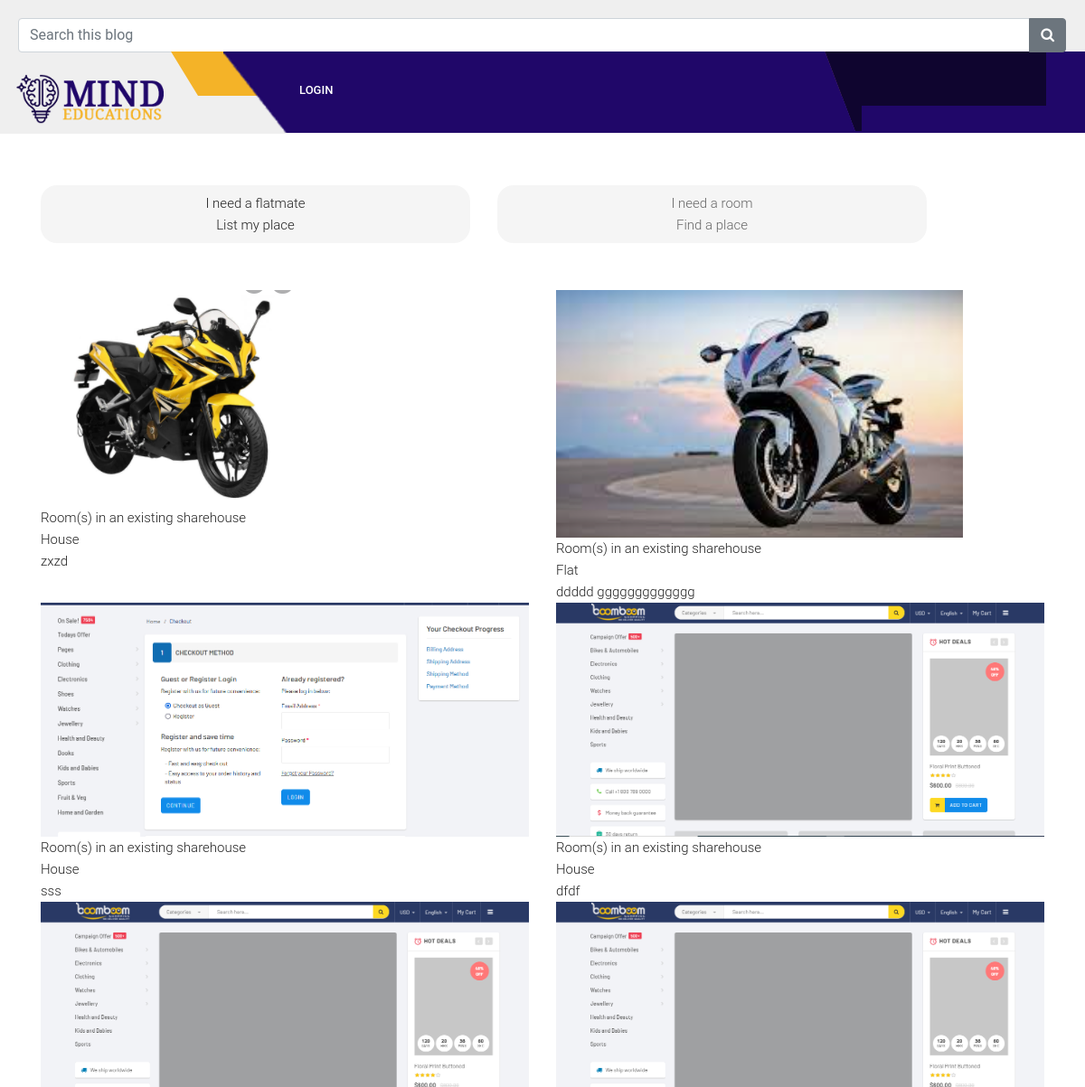
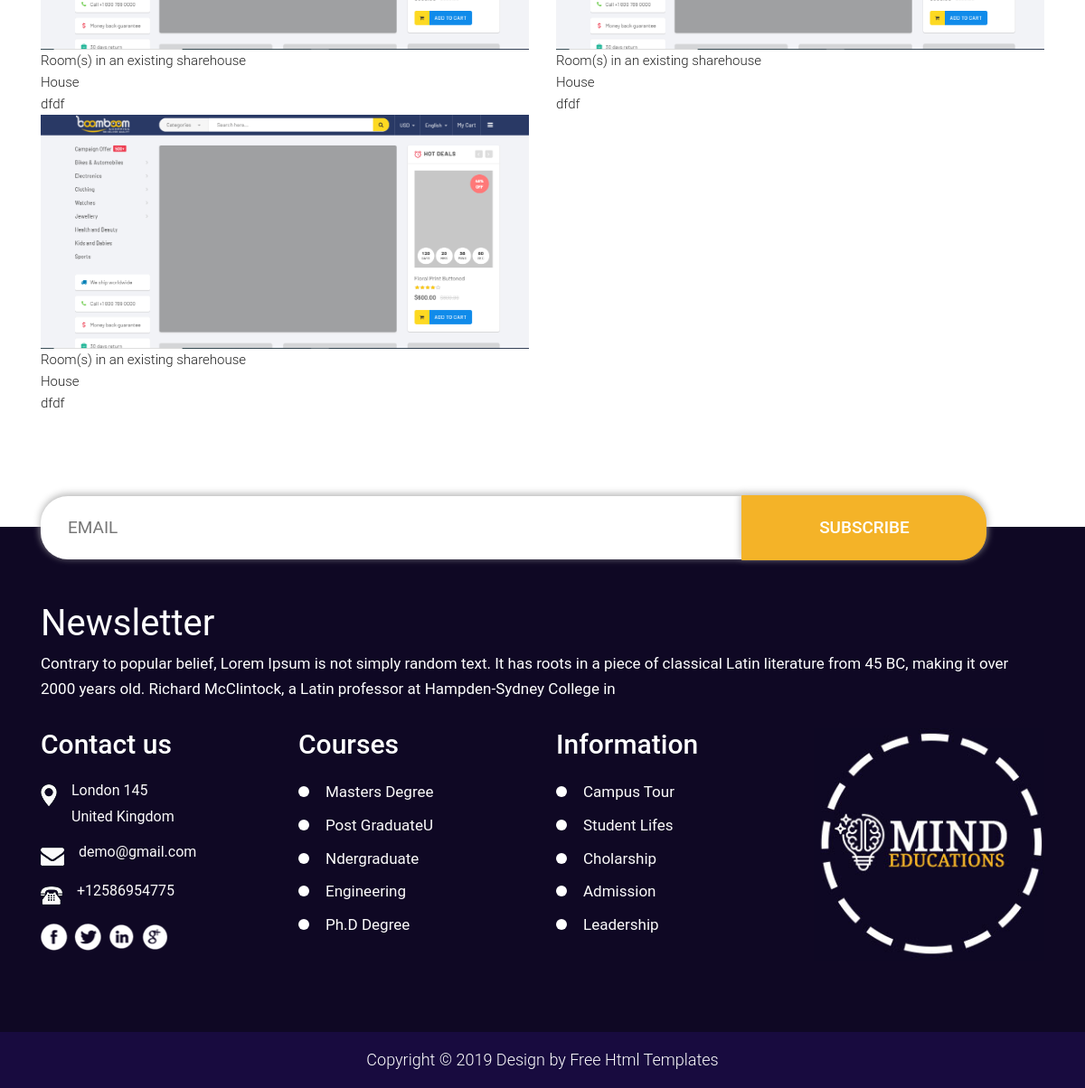
The page / on the database its author committed (2 pictures, top to bottom).
### app_one/models.py (models this page shows, shortened)
class listing_of_accommodationthat_seller_offering(models.Model):
    class Meta:
        verbose_name_plural = 'listing of accommodationthat seller offering'
    link_with_user = models.ForeignKey(User_info_table, on_delete=models.CASCADE)
    model_offering_accommodation = models.CharField(max_length=256)
    model_property = models.CharField(max_length=256, blank=True, null=True)
    model_Property_Address = models.CharField(max_length=256)
    model_property_bedrooms = models.CharField(max_length=256)
    model_property_bathrooms = models.CharField(max_length=256)
    model_Parking = models.CharField(max_length=256)
    model_Internet = models.CharField(max_length=256)
    model_Total_number_of_flatmates = models.CharField(max_length=256)
    model_Room_name = models.CharField(max_length=256)
    model_Room_type = models.CharField(max_length=256)
    model_Room_furnishings = models.CharField(max_length=256)
    model_Bathroom_type = models.CharField(max_length=256)
    model_Bed_Size = models.CharField(max_length=256, blank=True, null=True)
    model_Room_furnishings_features_Bed_side_table = models.CharField(max_length=256, blank=True, null=True)
    model_Room_furnishings_features_Wardrobe = models.CharField(max_length=256, blank=True, null=True)
    model_Room_furnishings_features_Drawers = models.CharField(max_length=256, blank=True, null=True)
    model_Room_furnishings_features_Air_conditioner = models.CharField(max_length=256, blank=True, null=True)
    model_Room_furnishings_features_Heater = models.CharField(max_length=256, blank=True, null=True)
    model_Room_furnishings_features_Desk = models.CharField(max_length=256, blank=True, null=True)
    model_Room_furnishings_features_Lamp = models.CharField(max_length=256, blank=True, null=True)
    model_Room_furnishings_features_Chair = models.CharField(max_length=256, blank=True, null=True)
    model_Room_furnishings_features_Couch = models.CharField(max_length=256, blank=True, null=True)
    model_Room_furnishings_features_TV = models.CharField(max_length=256, blank=True, null=True)
    model_Room_furnishings_features_Balcony = models.CharField(max_length=256, blank=True, null=True)
    model_Room_furnishings_features_Door_lock = models.CharField(max_length=256, blank=True, null=True)
    model_Room_furnishings_features_Kitchenette = models.CharField(max_length=256, blank=True, null=True)
    model_room_Weekly_rent = models.IntegerField()
    model_room_changed_Bond = models.CharField(max_length=256)
    model_room_changed_Bills = models.CharField(max_length=256)
    model_Room_availability_Date = models.DateField(max_length=256)
    model_Room_availability_Minimum_length_stay = models.CharField(max_length=256)
    model_Room_availability_Maximum_length_stay = models.CharField(max_length=256)
    model_Property_and_room_images_1 = models.ManyToManyField(accommodationthat_seller_offering_image, blank=True, null=True)
    model_Flatmate_Preference_name = models.CharField(max_length=256)
    model_Accepting_Backpackers = models.CharField(max_length=256, blank=True, null=True)
    model_Accepting_Students = models.CharField(max_length=256, blank=True, null=True)
    model_Accepting_Smokers = models.CharField(max_length=256, blank=True, null=True)
    model_Accepting_LGBTI = models.CharField(max_length=256, blank=True, null=True)
    model_Accepting_years_olds = models.CharField(max_length=256, blank=True, null=True)
    model_Accepting_Children = models.CharField(max_length=256, blank=True, null=True)
    model_Accepting_Pets = models.CharField(max_length=256, blank=True, null=True)
    model_Accepting_Retirees = models.CharField(max_length=256, blank=True, null=True)
    model_Accepting_On_welfare = models.CharField(max_length=256, blank=True, null=True)
    Can_edit_or_not = models.CharField(max_length=256, blank=True, null=True)
    model_introduce_about_your_flatmates = models.TextField(blank=True, null=True)
    model_introduce_great_about_living = models.TextField(blank=True, null=True)
    List_create_date_time = models.DateTimeField(default=datetime.now(), blank=True, null=True)
    List_create_date = models.DateField(default=date.today(), blank=True, null=True)

class accommodationthat_seller_offering_image(models.Model):
    class Meta:
        verbose_name_plural = 'listing of accommodationthat seller offering images'
    model_Property_and_room_images_1 = models.ImageField(blank=True, null=True, upload_to='image/')

### app_one/views.py (the view)
# urls.py: path('', views.index, name='index'),
def index(request):
    session_user_id = request.session.get('session_user_id')
    if session_user_id:
        user_info = User_info_table.objects.get(id=session_user_id)
    else:
        user_info = ''
    get_the_all_list = listing_of_accommodationthat_seller_offering.objects.all()
    print('get_the_all_list.model_Property_and_room_images_1.all()')
    for i in get_the_all_list:
        print(i.model_Property_and_room_images_1)
        print(i.model_Property_and_room_images_1)
    contex = {
        'get_the_all_list':get_the_all_list,
        'user_info':user_info,
    }
    return render(request, 'index.html', contex)

### templates/index.html
{% extends 'base.html' %}
{% load static %}
{% block body %}
<div class="row" style="margin-top: 50px;">
      <div class="col-xs-12 col-sm-12 col-md-5 col-lg-5" style="margin: 15px;background-color: whitesmoke; text-align: center; padding: 8px; border-radius: 18px 18px 18px 18px;">
        <a href="{% url 'flatmate_listing' %}">
        <p>I need a flatmate</p>
        <p>List my place</p>
        </a>
      </div>
      <div class="col-xs-12 col-sm-12 col-md-5 col-lg-5" style="margin: 15px;background-color: whitesmoke; text-align: center; padding: 8px; border-radius: 18px 18px 18px 18px;">
        <p>I need a room</p>
        <p>Find a place</p>
      </div>
    </div>
    <div class="row" style="margin-top: 37px;">
      {% for i in get_the_all_list %}
              <div class="col-xl-6 col-lg-6 col-md-6 col-sm-12">
                <a href="{% url 'details_page' i.id %}">
                <img src="{{ i.model_Property_and_room_images_1.first.model_Property_and_room_images_1.url }}"/>
                <p>{{i.model_offering_accommodation}}</p>
                <p>{{i.model_property}}</p>
                <p>{{i.model_Property_Address}}</p>
                  </a>
              </div>
{% endfor %}
            </div>
{% endblock %}

### templates/base.html (shortened to what this page needs)
{% load static %}
<!DOCTYPE html>
<html lang="en">
<head>
  <link rel="stylesheet" href="{% static '' %}css/bootstrap.min.css">
  <link rel="stylesheet" href="{% static '' %}css/style.css">
  <link rel="stylesheet" href="{% static '' %}css/responsive.css">
  <link rel="stylesheet" href="{% static '' %}css/jquery.mCustomScrollbar.min.css">
  <link rel="stylesheet" href="https://cdnjs.cloudflare.com/ajax/libs/fancybox/2.1.5/jquery.fancybox.min.css" media="screen">
    <link rel="stylesheet" href="https://cdnjs.cloudflare.com/ajax/libs/font-awesome/4.7.0/css/font-awesome.min.css">
</head>
<body class="main-layout">
  <header>
    <div class="header-top">
      <div class="header">
        <div class="input-group" style="padding-left: 20px;padding-right: 21px;">
          <input type="text" class="form-control" placeholder="Search this blog" style="margin-bottom: 19px;">
          <div class="input-group-append" style="height: 38px;">
            <button class="btn btn-secondary" type="button">
              <i class="fa fa-search"></i>
            </button>
          </div>
        </div>
        <div class="container-fluid">
          <div class="row">
            <div class="col-xl-2 col-lg-4 col-md-4 col-sm-3 col logo_section">
              <div class="full">
                <div class="center-desk">
                  <div class="logo">
                    <a href="{% url 'index' %}"><img src="{% static '' %}images/logo.png" alt="#" /></a>
                  </div>
                </div>
              </div>
            </div>
            <div class="col-xl-10 col-lg-8 col-md-8 col-sm-9">
              <div class="header_information">
               <div class="menu-area">
                <div class="limit-box">
                  <nav class="main-menu ">
                    <ul class="menu-area-main">
                      {% if request.session.session_user_id %}
                      <li class="active"> <a href="{% url 'index' %}">Home</a> </li>
                      <li> <a href="{% url 'user_profile' %}">My Profile </a> </li>
                      <li> <a href="{% url 'show_list' %}">My List</a> </li>
                      <li> <a href="{% url 'func_logout' %}">Logout</a> </li>
                      {% else %}
                      <li><a href="{% url 'going_for_login' %}">login</a> </li>
                         {% endif %}
                     </ul>
                   </nav>
                 </div>
               </div>
               <div class="mean-last">
               </div>
             </div>
           </div>
         </div>
       </div>
     </div>
</div>
</header>
<div id="about" class="about">
  <div class="container">
{% block body %}
{% endblock %}
  </div>
</div>
    <footr>
      <div class="footer ">
        <div class="container">
          <div class="row">
            <div class="col-md-12">
              <form class="news">
                <input class="newslatter" placeholder="Email" type="text" name=" Email">
                <button class="submit">Subscribe</button>
              </form>
            </div>
            <div class="col-md-12">
              <h2>Newsletter</h2>
              <span>Contrary to popular belief, Lorem Ipsum is not simply random text. It has roots in a piece of classical Latin literature from 45 BC, making it over 2000 years old. Richard McClintock, a Latin professor at Hampden-Sydney College in  </span>
            </div>
            <div class="col-xl-12 col-lg-12 col-md-12 col-sm-12 ">
              <div class="row">
                <div class="col-xl-3 col-lg-3 col-md-6 col-sm-6 ">
                  <div class="address">
                    <h3>Contact us </h3>
                    <ul class="loca">
                      <li>
                        <a href="#"><img src="{% static '' %}icon/loc.png" alt="#" /></a>London 145
                        <br>United Kingdom </li>
                        <li>
                          <a href="#"><img src="{% static '' %}icon/email.png" alt="#" /></a>demo@gmail.com </li>
                          <li>
                            <a href="#"><img src="{% static '' %}icon/call.png" alt="#" /></a>+12586954775 </li>
                          </ul>
                          <ul class="social_link">
                            <li><a href="#"><img src="{% static '' %}icon/fb.png"></a></li>
                            <li><a href="#"><img src="{% static '' %}icon/tw.png"></a></li>
                            <li><a href="#"><img src="{% static '' %}icon/lin(2).png"></a></li>
                            <li><a href="#"><img src="{% static '' %}icon/instagram.png"></a></li>
                          </ul>
                        </div>
                      </div>
                      <div class="col-lg-3 col-md-6 col-sm-6">
                        <div class="address">
                          <h3>Courses</h3>
                          <ul class="Menu_footer">
                            <li class="active"> <a href="#">Masters Degree</a> </li>
                            <li><a href="#">Post GraduateU</a> </li>
                            <li><a href="#">Ndergraduate</a> </li>
                            <li><a href="#">Engineering</a> </li>
                            <li><a href="#">Ph.D Degree</a> </li>
                          </ul>
                        </div>
                      </div>
                      <div class="col-lg-3 col-md-6 col-sm-6">
                        <div class="address">
                          <h3>Information</h3>
                          <ul class="Links_footer">
                            <li class="active"><a href="#">Campus Tour</a> </li>
                            <li><a href="#">Student Lifes</a> </li>
                            <li><a href="#">Cholarship</a> </li>
                            <li><a href="#"> Admission</a> </li>
                            <li><a href="#">Leadership</a> </li>
                          </ul>
                        </div>
                      </div>
                      <div class="col-lg-3 col-md-6 col-sm-6 ">
                        <div class="address">
                          <a href="index.html"> <img src="images/logo1.jpg" alt="logo"></a>
                        </div>
                      </div>
                    </div>
                  </div>
                </div>
              </div>
              <div class="copyright">
                <div class="container">
                  <p>Copyright © 2019 Design by <a href="https://html.design/">Free Html Templates </a></p>
                </div>
              </div>
            </div>
          </footr>
</body>
</html>

### static/css/responsive.css (style rules this page uses)
@media (min-width: 1200px) and (max-width: 1500px) { .logo { padding-bottom: 6px; margin-top: 0px; } }
@media (min-width: 1200px) and (max-width: 1500px) { .main-menu ul > li a { padding: 11px 11px; font-size: 13px; } }
@media (min-width: 1200px) and (max-width: 1500px) { .mean-last { margin-right: 43px !important; } }

### rows shown on the page
listing_of_accommodationthat_seller_offering: model_Property_and_room_images_1.first.model_Property_and_room_images_1 (picture), model_offering_accommodation "Room(s) in an existing sharehouse", model_property "House", model_Property_Address "zxzd"
listing_of_accommodationthat_seller_offering: model_Property_and_room_images_1.first.model_Property_and_room_images_1 (picture), model_offering_accommodation "Room(s) in an existing sharehouse", model_property "Flat", model_Property_Address "ddddd ggggggggggggg"
listing_of_accommodationthat_seller_offering: model_Property_and_room_images_1.first.model_Property_and_room_images_1 (picture), model_offering_accommodation "Room(s) in an existing sharehouse", model_property "House", model_Property_Address "sss"
listing_of_accommodationthat_seller_offering: model_Property_and_room_images_1.first.model_Property_and_room_images_1 (picture), model_offering_accommodation "Room(s) in an existing sharehouse", model_property "House", model_Property_Address "dfdf"
listing_of_accommodationthat_seller_offering: model_Property_and_room_images_1.first.model_Property_and_room_images_1 (picture), model_offering_accommodation "Room(s) in an existing sharehouse", model_property "House", model_Property_Address "dfdf"
listing_of_accommodationthat_seller_offering: model_Property_and_room_images_1.first.model_Property_and_room_images_1 (picture), model_offering_accommodation "Room(s) in an existing sharehouse", model_property "House", model_Property_Address "dfdf"
listing_of_accommodationthat_seller_offering: model_Property_and_room_images_1.first.model_Property_and_room_images_1 (picture), model_offering_accommodation "Room(s) in an existing sharehouse", model_property "House", model_Property_Address "dfdf"
